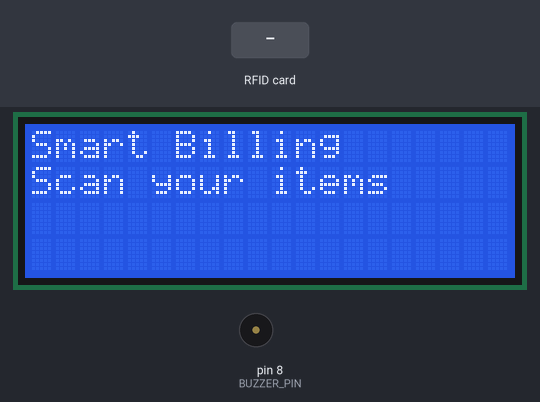
A sketch run on a simulated Arduino Uno, built with avr-gcc and run on an emulated ATmega328P. On the bench: 20×4 character LCD, buzzer (waves = sounding, pin HIGH). The inputs (shaded band) are chosen by the test bench. Pins used as bus, display or sensor lines are not drawn.

Above: at 1.3 s.
1.4 s: RFID card 4F B6 B0 DE held to the reader
At 2.4 s:
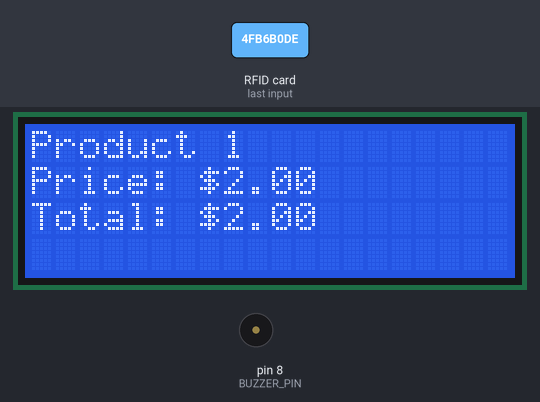
At 4.2 s:
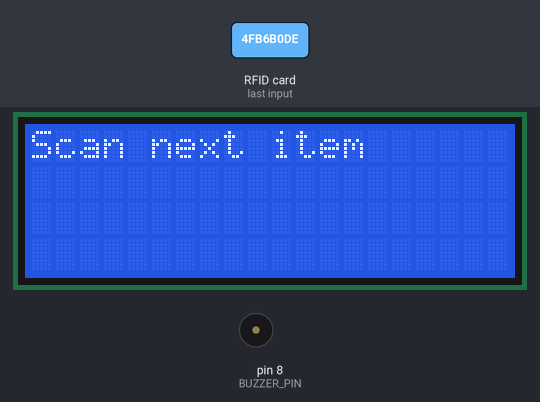
4.4 s: RFID card 5E 7A 19 C4 held to the reader
At 5.8 s:
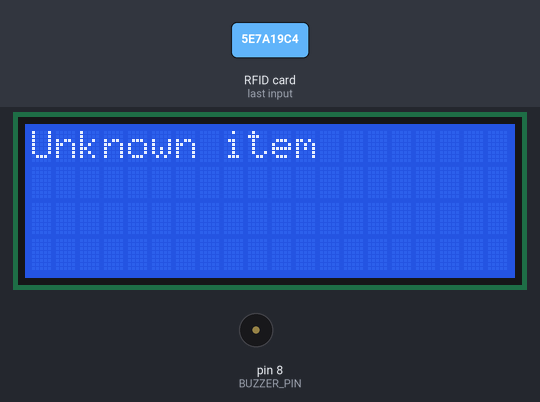
Timing chart, 0 to 7.4 s (numbered marks = the images above; inputs shaded):
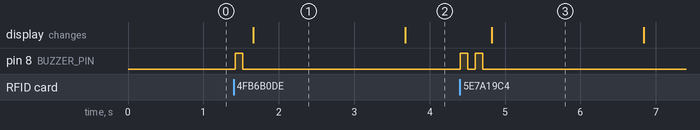

Measured:
- after the input at 1.4 s, pin 8 (BUZZER_PIN): LOW → HIGH at once, → LOW 0.10 s later; the display: changes after 0.26 s (image 1)
- after the input at 4.4 s, pin 8 (BUZZER_PIN): alternates HIGH for 0.10 s and LOW for 0.10 s, 4 changes in all, then stays LOW, starting at once; the display: changes after 0.42 s (image 3)
- what the display in image 1 shows lasts 2.0 s, from 1.7 s to 3.7 s

The sketch:

smart_shopping_cart_project.ino
```cpp
#include <SPI.h>
#include <MFRC522.h>
#include <Wire.h>
#include <LiquidCrystal_I2C.h>

// === Pin Setup ===
#define SS_PIN 10
#define RST_PIN 9
#define BUZZER_PIN 8

MFRC522 rfid(SS_PIN, RST_PIN);
LiquidCrystal_I2C lcd(0x27, 20, 4); // Try 0x3F if needed

float totalBill = 0.0;

// === Product Database ===
struct Product {
  byte uid[4];
  String name;
  float price;
};

// Replace with your actual UIDs
Product products[] = {
  {{0x4F, 0xB6, 0xB0, 0xDE}, "Product 1", 2.0},
  {{0x5F, 0x18, 0xB2, 0xDE}, "Product 2", 3.5},
  {{0x94, 0x02, 0x3D, 0x05}, "Product 3", 5.0},
  {{0xEE, 0x3C, 0x39, 0x05}, "Product 4", 7.5}
};
const int numProducts = sizeof(products) / sizeof(products[0]);

void setup() {
  Serial.begin(9600);
  SPI.begin();
  rfid.PCD_Init();

  lcd.init();
  lcd.backlight();
  lcd.setCursor(0, 0);
  lcd.print("Smart Billing");
  lcd.setCursor(0, 1);
  lcd.print("Scan your items");

  pinMode(BUZZER_PIN, OUTPUT);
}

void loop() {
  if (!rfid.PICC_IsNewCardPresent() || !rfid.PICC_ReadCardSerial()) return;

  byte readUID[4];
  for (byte i = 0; i < 4; i++) {
    readUID[i] = rfid.uid.uidByte[i];
  }

  bool found = false;
  for (int i = 0; i < numProducts; i++) {
    if (compareUID(readUID, products[i].uid)) {
      totalBill += products[i].price;
      beep(1); // ✅ Valid item = 1 beep

      lcd.clear();
      lcd.setCursor(0, 0);
      lcd.print(products[i].name);
      lcd.setCursor(0, 1);
      lcd.print("Price: $");
      lcd.print(products[i].price, 2);
      lcd.setCursor(0, 2);
      lcd.print("Total: $");
      lcd.print(totalBill, 2);

      delay(2000);
      lcd.clear();
      lcd.setCursor(0, 0);
      lcd.print("Scan next item");
      found = true;
      break;
    }
  }

  if (!found) {
    beep(2); // ❌ Unknown tag = 2 quick beeps
    lcd.clear();
    lcd.setCursor(0, 0);
    lcd.print("Unknown item");
    delay(2000);
    lcd.clear();
    lcd.setCursor(0, 0);
    lcd.print("Scan next item");
  }

  rfid.PICC_HaltA();
}

// === Compare two UIDs ===
bool compareUID(byte *a, byte *b) {
  for (byte i = 0; i < 4; i++) {
    if (a[i] != b[i]) return false;
  }
  return true;
}

// === Beep Buzzer (count = how many beeps) ===
void beep(int count) {
  for (int i = 0; i < count; i++) {
    digitalWrite(BUZZER_PIN, HIGH);
    delay(100);
    digitalWrite(BUZZER_PIN, LOW);
    delay(100);
  }
}
```
